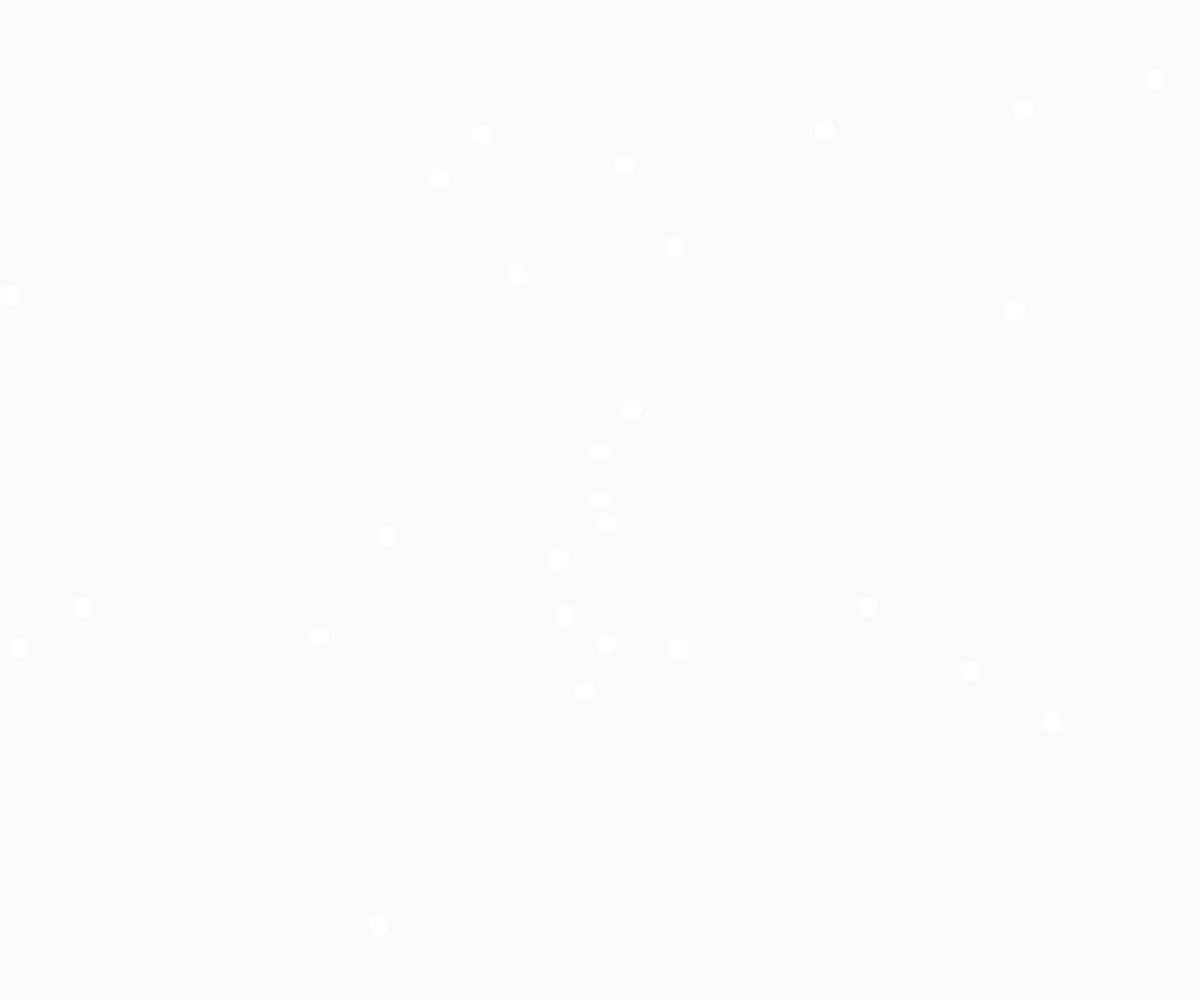
Frame 1 (no input)
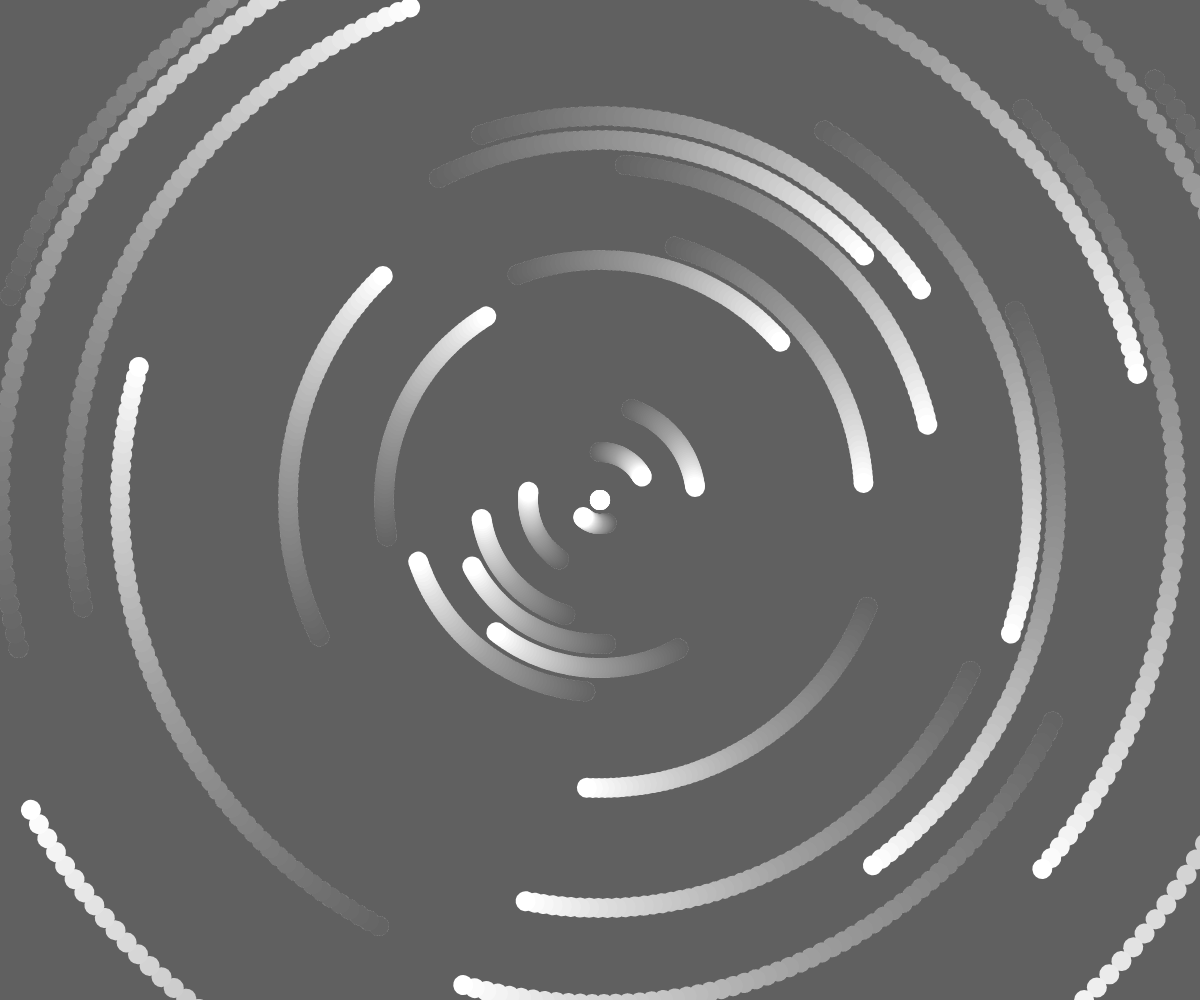
Frame 60 (no input)
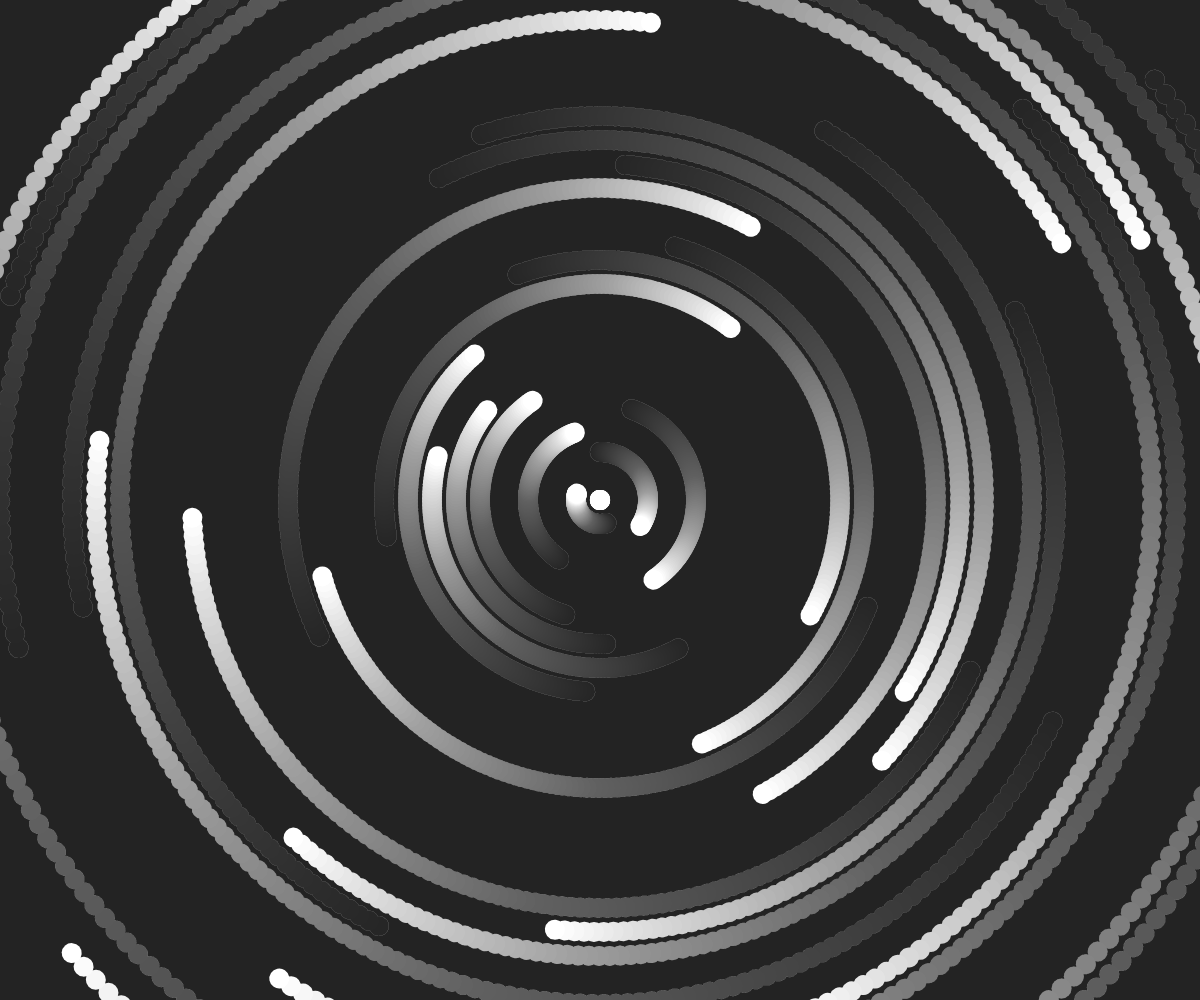
Frame 120 (the mouse pressed at the canvas centre since frame 60)

The p5.js sketch that drew these frames (run headless with seeded random() and noise() and a simulated clock; from frame 60 on, the mouse is pressed at the canvas centre):

// p5.js sketch
// ── sketch.js
let ang = [];
let num = 30;

function setup() {
  createCanvas(windowWidth, windowHeight);
  angleMode(DEGREES);

  for(let i=0; i<num; i++) {
    ang.push(random(360));
  }
}

function draw() {
  background(0, 4);

  for(let i=0; i<num; i++) {
    push();
    translate(width/2, height/2);
    rotate(ang[i]);   //radians()
    fill(255);
    noStroke();
    ellipse(i*24, 0, 20);    
    pop();
  
    ang[i] += calVelocity(i);
  }
}

function calVelocity(n) {
  return map(n, 0, 30, 1, 1.5);
}
